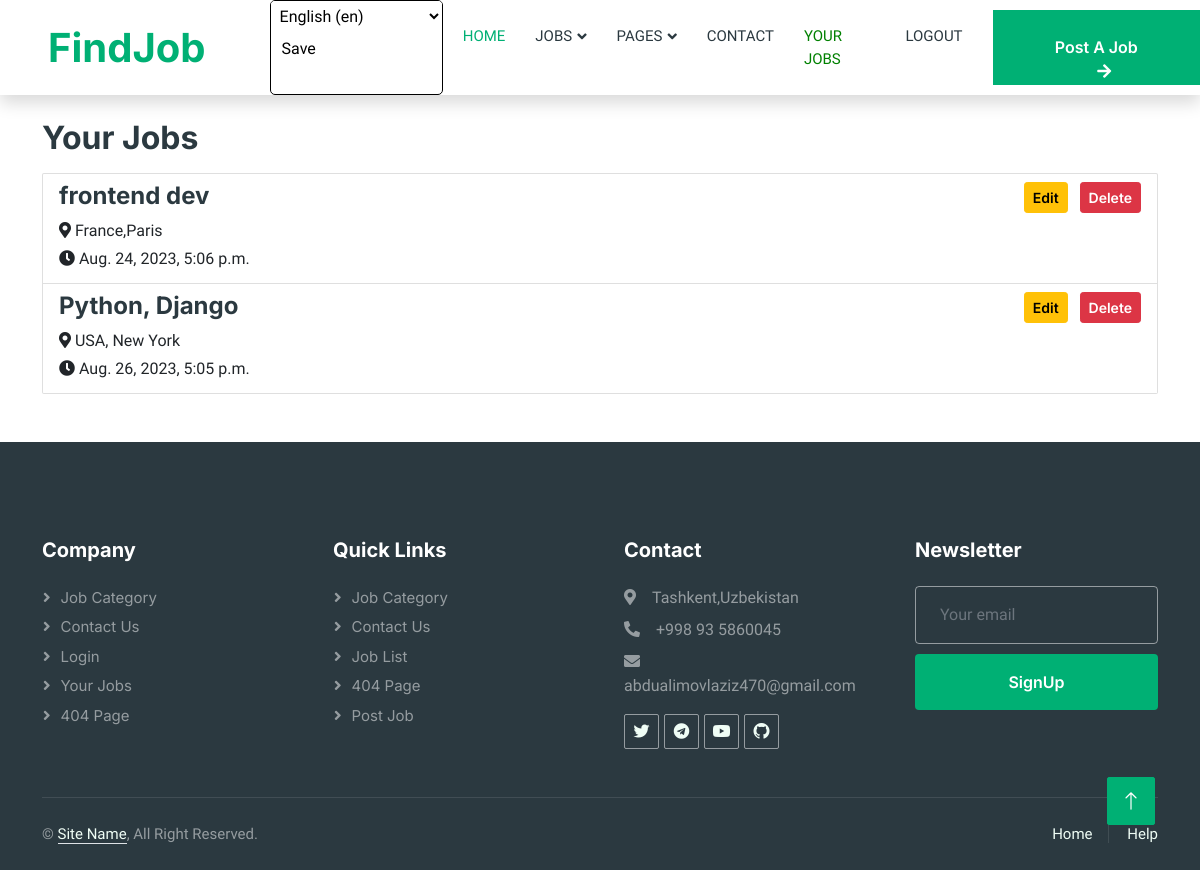
Page /user_jobs (signed in) on the committed database.
### job_app/models.py (models this page shows, shortened)
class Job(models.Model):
    title = models.CharField(max_length=200)
    description = models.TextField()
    location = models.CharField(max_length=100)
    salary = models.CharField(max_length=155)
    category = models.ForeignKey(Category, on_delete=models.CASCADE, null=True)
    contact = models.CharField(max_length=200)
    created_at = models.DateTimeField(default=timezone.now)
    user = models.ForeignKey(User, on_delete=models.CASCADE)

### job_app/views.py (the view)
# urls.py: path("user_jobs", user_jobs, name='user_jobs'),
@login_required
def user_jobs(request):
    user_jobs = Job.objects.filter(user=request.user)
    return render(request, 'user/user_jobs.html', {'user_jobs': user_jobs})

### templates/user/user_jobs.html
{% extends 'home/base.html' %}
{% load i18n %}
{% block content %}
    <div class="container">
        <h2 class="mt-4 mb-3">{% blocktrans %}Your Jobs{% endblocktrans %}</h2>
        <ul class="list-group">
            {% for job in user_jobs %}
                <li class="list-group-item">
                    <div class="row">
                        <div class="col-md-8">
                            <h4>{{ job.title }}</h4>
                            <p class="mb-1"><i class="fas fa-map-marker-alt"></i> {{ job.location }}</p>
                            <p class="mb-1"><i class="fas fa-clock"></i> {{ job.created_at }}</p>
                        </div>
                        <div class="col-md-4 text-end">
                            <a href="{% url 'edit_job' job.id %}" class="btn btn-sm btn-warning me-2">{% blocktrans %}Edit{% endblocktrans %}</a>
                            <a href="{% url 'delete_job' job.id %}" class="btn btn-sm btn-danger">{% blocktrans %}Delete{% endblocktrans %}</a>
                        </div>
                    </div>
                </li>
            {% empty %}
                <li class="list-group-item">
                    <p>{% blocktrans %}You haven't posted any jobs yet.{% endblocktrans %}</p>
                </li>
            {% endfor %}
        </ul>
    </div>
{% endblock %}

### static/css/style.css (style rules this page uses)
:root { --primary: #00B074; --secondary: #2B9BFF; --light: #EFFDF5; --dark: #2B3940; }
.btn { font-family: 'Inter', sans-serif; font-weight: 600; transition: .5s; }

### rows in the picture
Job: title "frontend dev", location "France,Paris", created_at "Aug. 24, 2023, 5:06 p.m."
Job: title "Python, Django", location "USA, New York", created_at "Aug. 26, 2023, 5:05 p.m."

### other values in the picture
form field language "English (en)"
